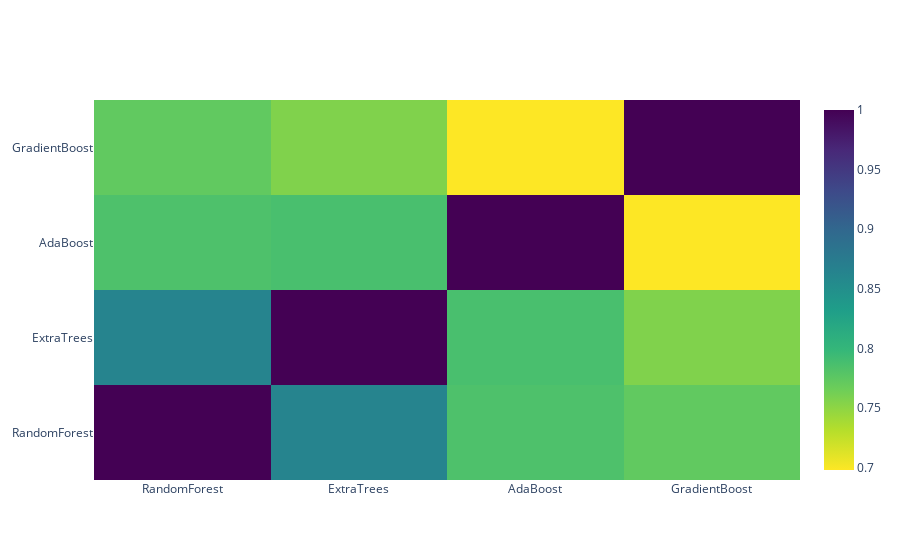

Notebook source saved alongside this figure:
### Code cell
data = [
    go.Heatmap(
        z= base_predictions_train.astype(float).corr().values ,
        x=base_predictions_train.columns.values,
        y= base_predictions_train.columns.values,
          colorscale='Viridis',
            showscale=True,
            reversescale = True
    )
]
py.iplot(data, filename='labelled-heatmap')

### Figure 1 — Plotly figure (JSON) as saved in the notebook; plotly's stock layout.template omitted (floating-point values rounded to 4 significant figures)
{"data": [{"colorscale": [[0, "#440154"], [0.1111, "#482878"], [0.2222, "#3e4989"], [0.3333, "#31688e"], [0.4444, "#26828e"], [0.5556, "#1f9e89"], [0.6667, "#35b779"], [0.7778, "#6ece58"], [0.8889, "#b5de2b"], [1, "#fde725"]], "reversescale": true, "showscale": true, "type": "heatmap", "x": ["RandomForest", "ExtraTrees", "AdaBoost", "GradientBoost"], "y": ["RandomForest", "ExtraTrees", "AdaBoost", "GradientBoost"], "z": [[1, 0.8634, 0.784, 0.7727], [0.8634, 1, 0.7869, 0.7564], [0.784, 0.7869, 1, 0.6979], [0.7727, 0.7564, 0.6979, 1]]}], "layout": {}}
